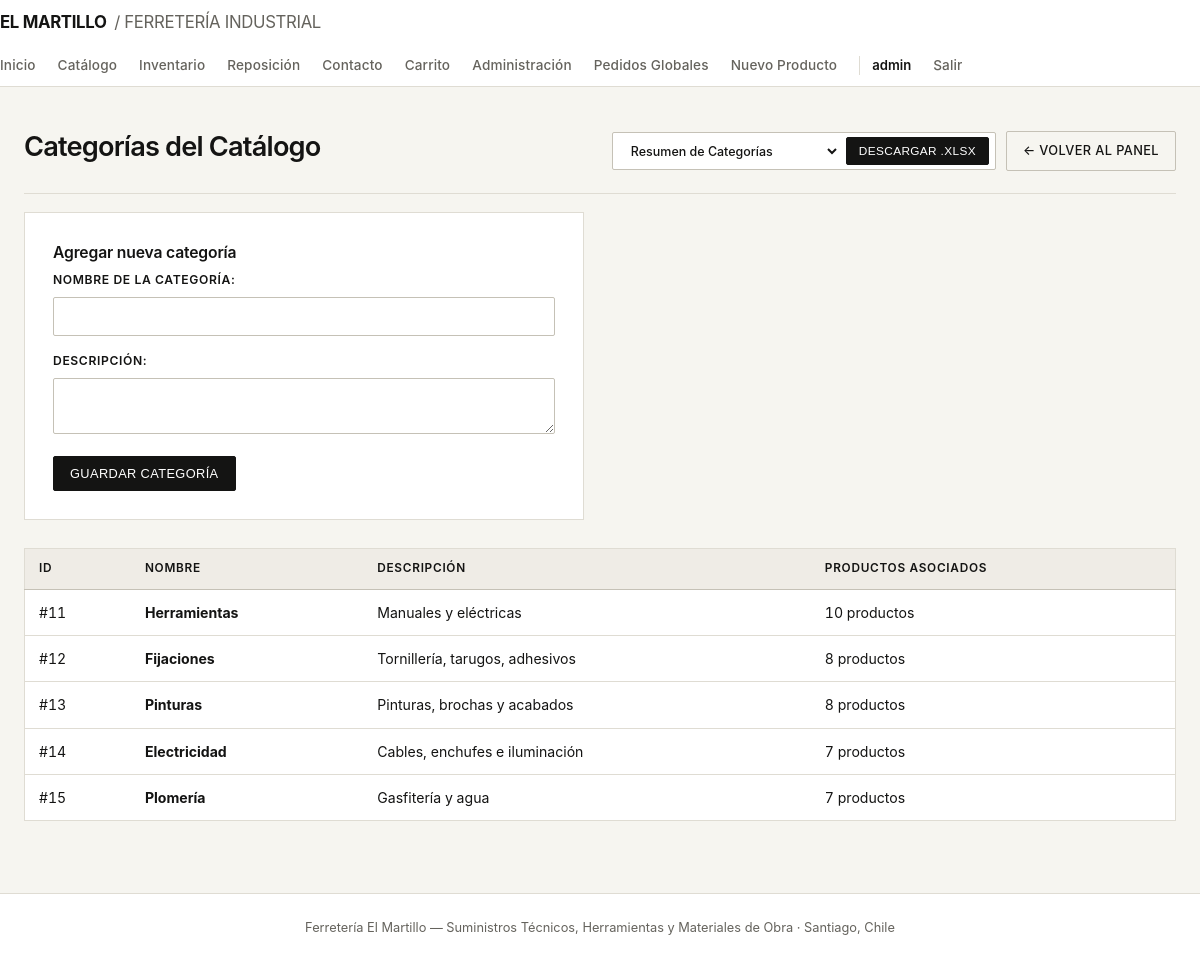
Before: /panel/categorias/ (signed in) with the older database file.
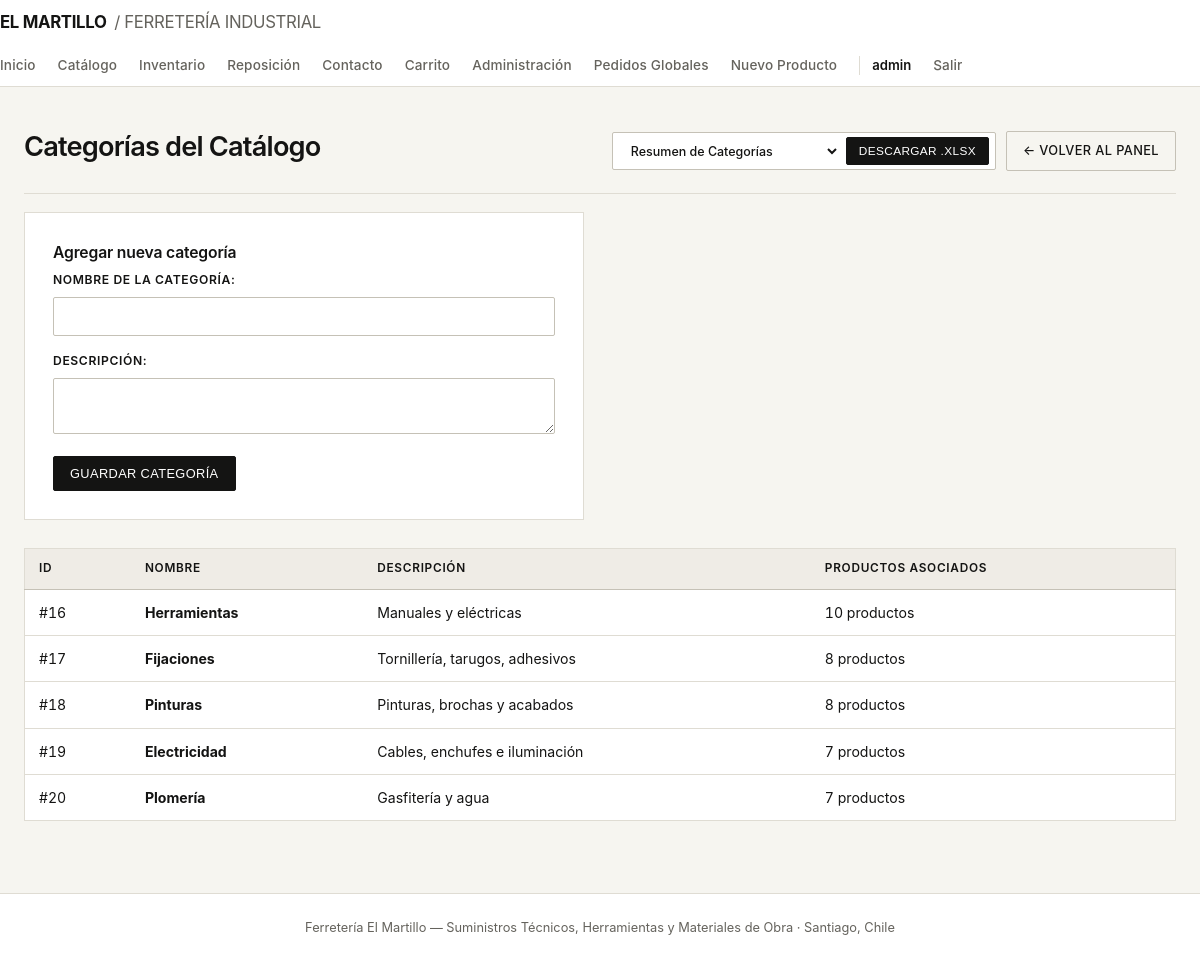
After: the same page with the newer database file.
### productos/models.py (models this page shows, shortened)
class Categoria(models.Model):
    nombre = models.CharField(max_length=80, unique=True)
    descripcion = models.TextField(blank=True, default="")
    class Meta:
        ordering = ["nombre"]
        verbose_name_plural = "categorías"

### productos/views.py (the view)
# urls.py: path("panel/categorias/", views.categorias_admin, name="categorias_admin"),
@user_passes_test(es_admin)
def categorias_admin(request):
    if request.method == "POST":
        form = CategoriaForm(request.POST)
        if form.is_valid():
            form.save()
            messages.success(request, "Categoría creada correctamente.")
            return redirect("categorias_admin")
    else:
        form = CategoriaForm()
    categorias = Categoria.objects.annotate(total_prod=Count("productos")).all()
    _, _, cart_count = calcular_detalle_carrito(obtener_carrito(request))
    contexto = {
        "categorias": categorias,
        "form": form,
        "cart_count": cart_count,
    }
    return render(request, "categorias.html", contexto)

### productos/forms.py
class CategoriaForm(forms.ModelForm):
    class Meta:
        model = Categoria
        fields = ["nombre", "descripcion"]
        labels = {
            "nombre": "Nombre de la categoría",
            "descripcion": "Descripción",
        }
        widgets = {
            "descripcion": forms.Textarea(attrs={"rows": 2}),
        }

### productos/views.py (called while the page is built, shortened)
def es_admin(user):
    return user.is_authenticated and user.is_staff

def obtener_carrito(request):
    return request.session.get("carrito", {})

def calcular_detalle_carrito(carrito):
    items = []
    total = 0
    cantidad_total = 0
    return items, total, cantidad_total

### templates/categorias.html (shortened to what this page needs)
{% extends "base.html" %}
{% block content %}
<div class="sec-head" style="margin-top: 0;">
  <h1>Categorías del Catálogo</h1>
  <div style="display: flex; gap: 10px; align-items: center; flex-wrap: wrap;">
    <form class="excel-bar" method="get" action="{% url 'descargar_excel' %}">
      <select name="seccion">
        <option value="resumen_categorias">Resumen de Categorías</option>
      </select>
      <button type="submit">Descargar .xlsx</button>
    </form>
    <a class="btn ghost" href="{% url 'panel_admin' %}">← Volver al panel</a>
  </div>
</div>
<div class="form" style="margin-bottom: 28px;">
  <h3>Agregar nueva categoría</h3>
  <form method="post">
    {{ form.as_p }}
    <button class="btn" type="submit">Guardar categoría</button>
  </form>
</div>
<table class="table">
  <tr>
    <th>ID</th>
    <th>Nombre</th>
    <th>Descripción</th>
    <th>Productos Asociados</th>
  </tr>
  {% for c in categorias %}
  <tr>
    <td>#{{ c.id }}</td>
    <td><strong>{{ c.nombre }}</strong></td>
    <td>{{ c.descripcion|default:"-" }}</td>
    <td>{{ c.total_prod }} productos</td>
  </tr>
  {% empty %}
  <tr>
    <td colspan="4">No hay categorías registradas.</td>
  </tr>
  {% endfor %}
</table>
{% endblock %}

Changed rows visible on the page:
removed Categoria: id "11", nombre "Herramientas", descripcion "Manuales y eléctricas", total_prod "10"
removed Categoria: id "12", nombre "Fijaciones", descripcion "Tornillería, tarugos, adhesivos", total_prod "8"
removed Categoria: id "13", nombre "Pinturas", descripcion "Pinturas, brochas y acabados", total_prod "8"
removed Categoria: id "14", nombre "Electricidad", descripcion "Cables, enchufes e iluminación", total_prod "7"
removed Categoria: id "15", nombre "Plomería", descripcion "Gasfitería y agua", total_prod "7"
added Categoria: id "16", nombre "Herramientas", descripcion "Manuales y eléctricas", total_prod "10"
added Categoria: id "17", nombre "Fijaciones", descripcion "Tornillería, tarugos, adhesivos", total_prod "8"
added Categoria: id "18", nombre "Pinturas", descripcion "Pinturas, brochas y acabados", total_prod "8"
added Categoria: id "19", nombre "Electricidad", descripcion "Cables, enchufes e iluminación", total_prod "7"
added Categoria: id "20", nombre "Plomería", descripcion "Gasfitería y agua", total_prod "7"
